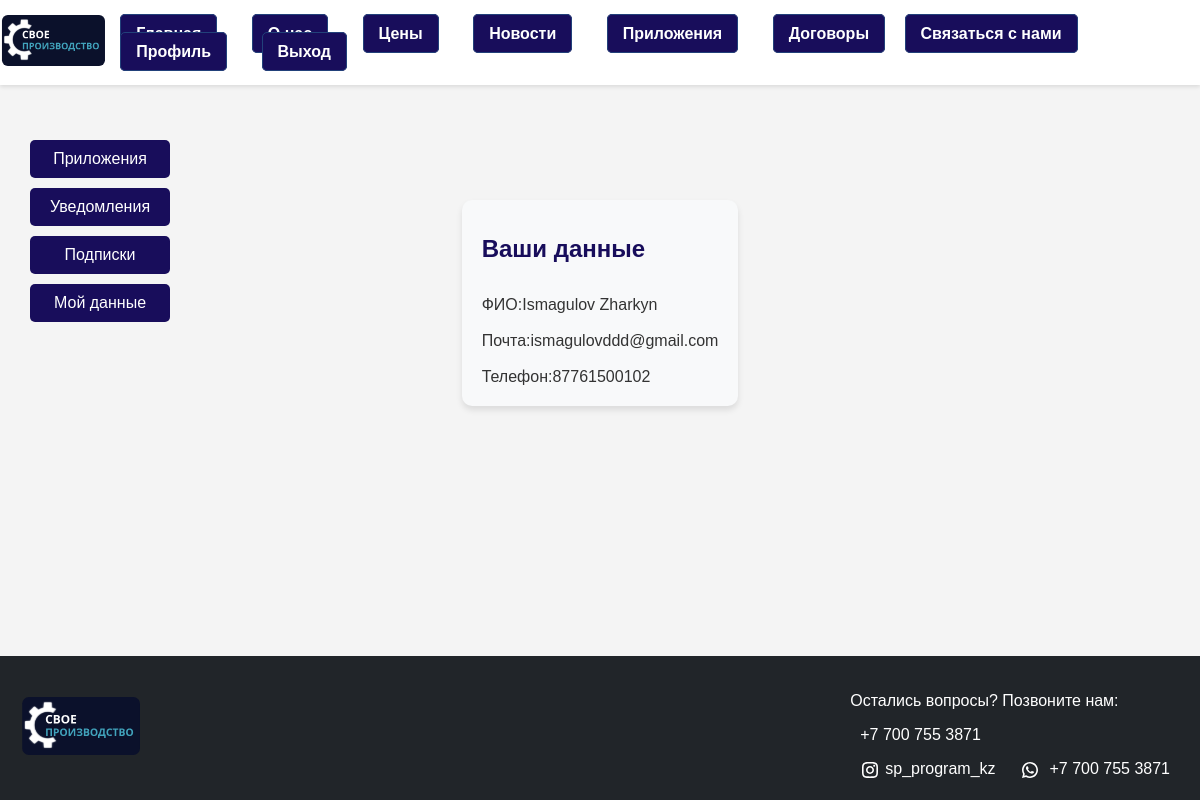
Screenshot of /profile (signed in) with the database file from the repository.
### tables this page shows
CREATE TABLE users (
            user_id INTEGER PRIMARY KEY AUTOINCREMENT,
            full_name VARCHAR(255) NOT NULL,
            email VARCHAR(255) UNIQUE NOT NULL,
            password VARCHAR(255) NOT NULL,
            role VARCHAR(255) NOT NULL,
            user_phone VARCHAR(255) NOT NULL
        , reset_token TEXT);

### flask_app/app.py (the view)
@app.route('/profile')
@login_required
def profile_page():
    if current_user.role != 'user':
        return redirect('/')
    conn = get_db_connection()
    cur = conn.cursor()
    cur.execute('SELECT link, app_name FROM user_links WHERE user_id = ?', (current_user.id,))
    user_links = cur.fetchall()
    cur.execute('''
    SELECT message, sent_at, receipt_path
    FROM notifications
    WHERE user_id = ?
    ORDER BY sent_at DESC
''', (current_user.id,))
    notifications = [
        {
            "message": message,
            "sent_at": datetime.strptime(sent_at, '%Y-%m-%d %H:%M:%S').strftime('%Y-%m-%d %H:%M:%S')
            if sent_at else None,
            "receipt_path": os.path.basename(receipt_path)
        }
        for message, sent_at, receipt_path in cur.fetchall()
    ]
    cur.execute('''
        SELECT s.name, s.base_price, sub.start_date, sub.end_date, sub.period, sub.subscription_id
        FROM subscriptions sub
        JOIN services s ON sub.service_id = s.id
        WHERE sub.user_id = ?
    ''', (current_user.id,))
    subscriptions = [
        {
            "service_name": name,
            "price": base_price,
            "start_date": start_date,
            "end_date": end_date,
            "period": period,
            "id": id
        }
        for name, base_price, start_date, end_date, period, id in cur.fetchall()
    ]
    conn.close()
    return render_template('profile.html', user_links=user_links, notifications=notifications, subscriptions=subscriptions)

### flask_app/app.py (called while the page is built)
@login_manager.user_loader
def load_user(user_id):
    conn = get_db_connection()
    cur = conn.cursor()
    cur.execute('SELECT user_id, full_name,email,user_phone, role FROM users WHERE user_id = ?', (user_id,))
    user = cur.fetchone()
    conn.close()
    if user:
        return User(user_id=user['user_id'], username=user['full_name'], role=user['role'], email=user['email'],phone=user['user_phone'])
    return None

def get_db_connection():
    conn = sqlite3.connect(r'C:\Users\kotonai\Downloads\project\database\db.sqlite3')
    conn.row_factory = sqlite3.Row  # Для доступа к данным по имени столбца
    return conn

### flask_app/templates/profile.html (shortened to what this page needs)
{% extends 'base.html' %}
{% block extra_styles %}
<link rel="stylesheet" href="{{ url_for('static', filename='css/modal.css') }}">
<link rel="stylesheet" href="{{ url_for('static', filename='css/news.css') }}">
<link rel="stylesheet" href="{{ url_for('static', filename='css/profile.css') }}">
{% endblock %}
{% block content %}
<main>
    <section class="navigation-section">
        <label>
            Приложения
        </label>
        <label>
            Уведомления
        </label>
        <label>
            Подписки
        </label>
        <label>
            Мой данные
        </label>
    </section>
<section id="profile-section" class="profile-section" style="display: none;">
    <h2>Ваши данные</h2>
        <ul>
            <br>ФИО:{{current_user.username}}</br>
            <br>Почта:{{current_user.email}}</br>
            <br>Телефон:{{current_user.phone}}</br>
        </ul>
</section>
</main>
{% endblock %}

### flask_app/static/css/news.css (style rules this page uses)
html, body { height: 100%; margin: 0; padding: 0; }
body { display: flex; flex-direction: column; font-family: Arial, sans-serif; background-color: #f4f4f4; color: #333; }
section { padding-top: 15px !important; }

### flask_app/static/css/profile.css (style rules this page uses)
main { display: flex; justify-content: center; align-items: center; flex-direction: column; margin: 20px; margin-top: 100px; }
.navigation-section { display: flex; flex-direction: column; padding: 10px; margin-top: 100px; }
.navigation-section label { background-color: #180d5b; color: #ffffff; padding: 10px 20px; margin: 5px 0; border: none; border-radius: 5px; cursor: pointer; text-align: center; }
@media (min-width: 768px) { .navigation-section { position: fixed; top: 20px; left: 20px; } }
.profile-section { padding: 20px; background-color: #f8f9fa; border-radius: 10px; box-shadow: 0 4px 6px rgba(0, 0, 0, 0.1); }
.profile-section h2 { color: #180d5b; font-size: 1.5rem; margin-bottom: 15px; }
.profile-section ul { list-style: none; padding: 0; margin: 0; }

### rows the page displays
users: username "Ismagulov Zharkyn", email "ismagulovddd@gmail.com", phone "87761500102"
